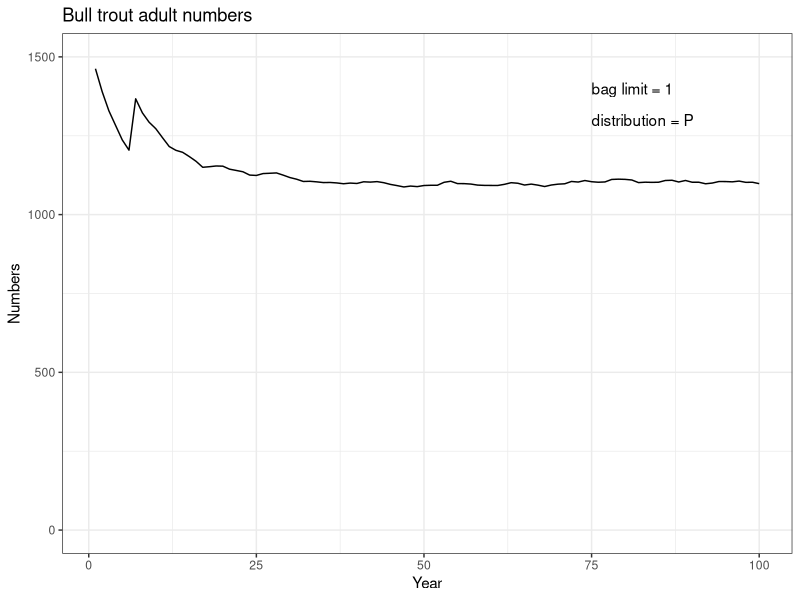

This figure's R source:
#Unit 3: Assignment 3.3 - testing a bag limt
#
# This code is based on Poisson_NB_Catch.R
# Plots of bull trout abundance over time are added

# Change bag limit from 2 to 1
# Compare Poisson assumption to Negative binomial assumption


library(ggplot2)

#Steps 1 and 2: Define population variables
ages <- seq(1:15)
btrout <- array(0,dim=c(15,100))
adults <- numeric(100)
bt_len <- numeric(15)
bt_wt <- numeric(15)
mat_age <- 6
fec <- c(-61.288,1.478) 
vB <- c(80,.32,2.29)  
lw <- c(.01,3)       
natmort <- .2 
sr <-  c(.002,.00000125) #values from VB model, not Table 1 in Post et al

#Step 3: Define fishery parameters
vf <- c(.3,1200)     
q <- 0.07  # catchability from Post et al paper (assume this is ha per angler-hr)

# Modifications needed for discrete catch per trip distribution
triplength <- 3.5  # hours per trip
lake_area <- 525   # ha of lake
q_corr <- q * triplength / lake_area  # q in units of 1/trips (i.e., adjust for trip length and area)
trips <- 150 #replace E (effort) with trips
release_fish <- numeric(trips)
bag_limit <- 1
dist_catch <- 'P'  # P means Poisson, NB means Negative Binomial

hm <- 0.1  # hooking mortality
ncm <-0.1

  
#Step 4: Calculate lengths and weights
bt_len <- vB[1] * (1-exp(-vB[2]*(ages-vB[3])))  #VonB growth
bt_len[1] <- 7.3 #linear growth age 1 and 2 
bt_len[2] <- 11.8
bt_wt <- lw[1]*bt_len^lw[2]

# and calculate age-specific vulnerability
v <- (1 - exp(-vf[1]*bt_len))^vf[2]


#Step 5: initialize numbers
age0 <- 2000
btrout[1,1] <- 1000
for (j in 2:15) {
  btrout[j,1] <- btrout[j-1,1]*(1-natmort)
}
adults[1] <- sum(btrout[6:15,1])

#Step 6: Start a loop over time
for (i in 1:99)  {
  #Steps 7a-e and 8 are modified to model catch per trip as a discrete distibution among trips
  #Step 7a: Calculate average catch per trip
  catch_age <- q_corr * btrout[,i]*v  # by age
  avg_catch <- sum(catch_age)         # all ages
  #Step 7b: Generate a distribution of catches
  if (dist_catch=='P') catch_by_trip <- rpois(trips,avg_catch)  # Poisson
  if (dist_catch=='NB') catch_by_trip <- rnbinom(trips, size=.5, mu=avg_catch) # Negative binomial
  #Step 7c: Check each trip against the bag limit
  for (k in 1:trips) { # sets fish to release if catch > bag
    release_fish[k] <- max(0,catch_by_trip[k]-bag_limit)
  } 
  kept_by_trip <- catch_by_trip - release_fish  # for each trip
  #Step 7d: Adjust catches to reflect trips where bag limit exceeded
  kept_catch <- sum(kept_by_trip)  #sum over trips
  catch_reduce <- kept_catch/avg_catch  #proportion kept
  catch_age_kept <- catch_age * catch_reduce  # numbers kept by age
  #Step 7e: Calculate fish deaths due to hooking mortality
  release_death <- catch_age * (1-catch_reduce) * hm

  #Step 8: Calculate total deaths, use non-instantaneous rates, as per VisBasic model
  deaths <- natmort * btrout[,i] + catch_age_kept + release_death
  
  #Step 9: Apply tautology
  for (j in 15:2) {
    btrout[j,i+1] <- btrout[j-1,i] - deaths[j-1] 
    btrout[1,i+1] <- age0 * (1 - natmort)  #first year losses, no fishing
  } 
  adults[i+1] <- sum(btrout[6:15,i+1])
  #Step 10: Calculate population egg production
  eggs <- sum(btrout[mat_age:15,i]*(fec[1]+fec[2]*bt_wt[mat_age:15])*0.5)
  
  #Step 11: Calculate recruitment using Bev-Holt model
  age0 <- sr[1]*eggs/(1+sr[2]*eggs)
  
#Step 12: End time loop
}

#Step 13: Plot the catch distributions
#deleted

#Step 14: Plot the abundance and harvest time series
Years <- seq(1,100)
PlotNumbers <- ggplot() +
  geom_line(mapping = aes(x=Years, y=adults)) +
  labs(title="Bull trout adult numbers",
       x="Year", y="Numbers") +
  coord_cartesian(ylim=c(0,1500)) +
  annotate(geom="text", x=75, y=1400, hjust=0,
           label=paste('bag limit =',bag_limit, sep=" ")) +
  annotate(geom="text", x=75, y=1300, hjust=0,
           label=paste('distribution =',dist_catch, sep=" ")) +
  theme_bw()
plot(PlotNumbers)


